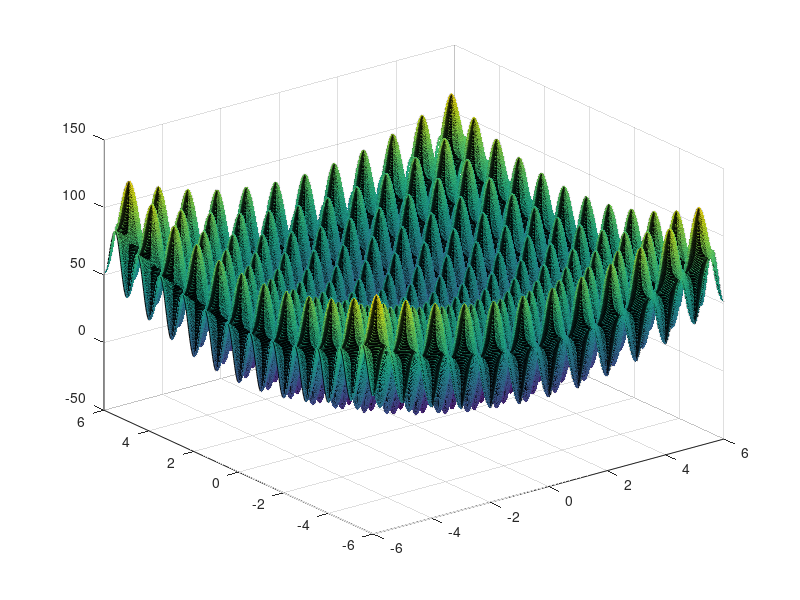

Reproduce this figure in MATLAB. (Note: this script raises an error after producing the figure.)
%% rastrigin's function
x=-6:0.01:6;
y=-6:0.01:6;
[X,Y]=meshgrid(x,y);
F=20+X.^2+Y.^2-10*(2*cos(2*pi*X)+2*cos(2*pi*Y));
s=surf(X,Y,F)
s.EdgeColor='none'